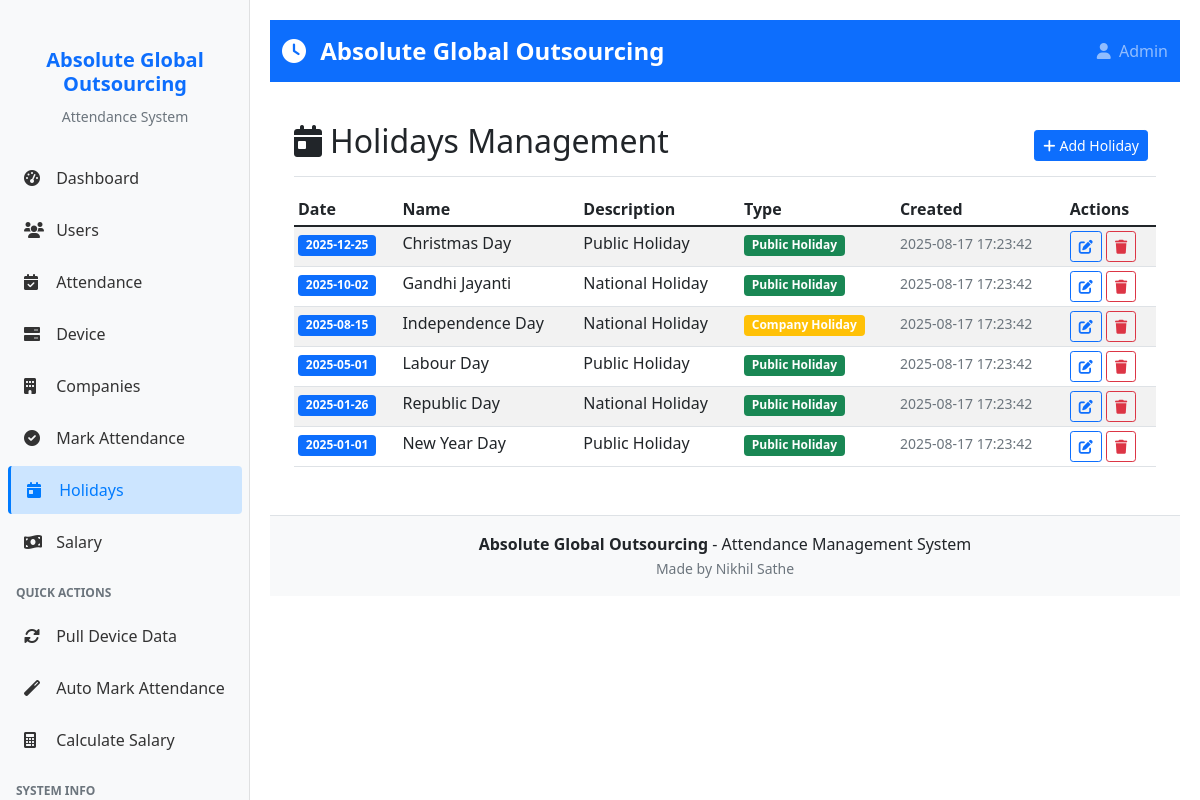
Page /holidays (signed in) on the committed database.
### tables this page shows
CREATE TABLE holidays (
        id INTEGER PRIMARY KEY AUTOINCREMENT,
        date TEXT UNIQUE NOT NULL,
        name TEXT NOT NULL,
        description TEXT,
        is_public_holiday BOOLEAN DEFAULT 1,
        created_date TEXT DEFAULT CURRENT_TIMESTAMP
    );

### web_app.py (the view)
    def decorated_function(*args, **kwargs):
        if 'admin_logged_in' not in session:
            return redirect(url_for('admin_login'))
        return f(*args, **kwargs)

### web_app.py (called while the page is built)
@app.context_processor
def inject_company_name():
    return {'COMPANY_NAME': COMPANY_NAME}

def login_required(f):
    def decorated_function(*args, **kwargs):
        if 'admin_logged_in' not in session:
            return redirect(url_for('admin_login'))
        return f(*args, **kwargs)
    decorated_function.__name__ = f.__name__
    return decorated_function

def get_db_connection():
    conn = sqlite3.connect(DB_PATH)
    conn.row_factory = sqlite3.Row
    return conn

@app.route('/holidays')
@login_required
def holidays():
    conn = get_db_connection()
    cursor = conn.cursor()
    cursor.execute('SELECT * FROM holidays ORDER BY date DESC')
    holidays = cursor.fetchall()
    conn.close()
    return render_template('holidays.html', holidays=holidays)

### templates/holidays.html (shortened to what this page needs)
{% extends "base.html" %}
{% block content %}
<div class="container-fluid">
    <div class="d-flex justify-content-between flex-wrap flex-md-nowrap align-items-center pt-3 pb-2 mb-3 border-bottom">
        <h1 class="h2">
            <i class="fas fa-calendar-day me-2"></i>Holidays Management
        </h1>
        <div class="btn-toolbar mb-2 mb-md-0">
            <div class="btn-group me-2">
                <button type="button" class="btn btn-sm btn-primary" onclick="showAddHolidayModal()">
                    <i class="fas fa-plus me-1"></i>Add Holiday
                </button>
            </div>
        </div>
    </div>
    <div class="table-responsive">
        <table class="table table-striped table-sm">
            <thead>
                <tr>
                    <th>Date</th>
                    <th>Name</th>
                    <th>Description</th>
                    <th>Type</th>
                    <th>Created</th>
                    <th>Actions</th>
                </tr>
            </thead>
            <tbody>
                {% for holiday in holidays %}
                <tr data-holiday-id="{{ holiday.id }}">
                    <td>
                        <span class="badge bg-primary">{{ holiday.date }}</span>
                    </td>
                    <td>{{ holiday.name }}</td>
                    <td>{{ holiday.description or 'No description' }}</td>
                    <td>
                        {% if holiday.is_public_holiday %}
                        <span class="badge bg-success">Public Holiday</span>
                        {% else %}
                        <span class="badge bg-warning">Company Holiday</span>
                        {% endif %}
                    </td>
                    <td>
                        <small class="text-muted">{{ holiday.created_date }}</small>
                    </td>
                    <td>
                        <button class="btn btn-sm btn-outline-primary" onclick="showEditHolidayModal({{ holiday.id }})">
                            <i class="fas fa-edit"></i>
                        </button>
                        <button class="btn btn-sm btn-outline-danger" onclick="deleteHoliday({{ holiday.id }})">
                            <i class="fas fa-trash"></i>
                        </button>
                    </td>
                </tr>
                {% endfor %}
            </tbody>
        </table>
    </div>
</div>
{% endblock %}

### templates/base.html (style rules this page uses)
body { font-family: 'Segoe UI', Tahoma, Geneva, Verdana, sans-serif; }

### rows in the picture
holidays: date "2025-12-25", name "Christmas Day", description "Public Holiday", is_public_holiday "Public Holiday", created_date "2025-08-17 17:23:42"
holidays: date "2025-10-02", name "Gandhi Jayanti", description "National Holiday", is_public_holiday "Public Holiday", created_date "2025-08-17 17:23:42"
holidays: date "2025-08-15", name "Independence Day", description "National Holiday", is_public_holiday "Company Holiday", created_date "2025-08-17 17:23:42"
holidays: date "2025-05-01", name "Labour Day", description "Public Holiday", is_public_holiday "Public Holiday", created_date "2025-08-17 17:23:42"
holidays: date "2025-01-26", name "Republic Day", description "National Holiday", is_public_holiday "Public Holiday", created_date "2025-08-17 17:23:42"
holidays: date "2025-01-01", name "New Year Day", description "Public Holiday", is_public_holiday "Public Holiday", created_date "2025-08-17 17:23:42"

### other values in the picture
{{ COMPANY_NAME }} "Absolute Global Outsourcing"
